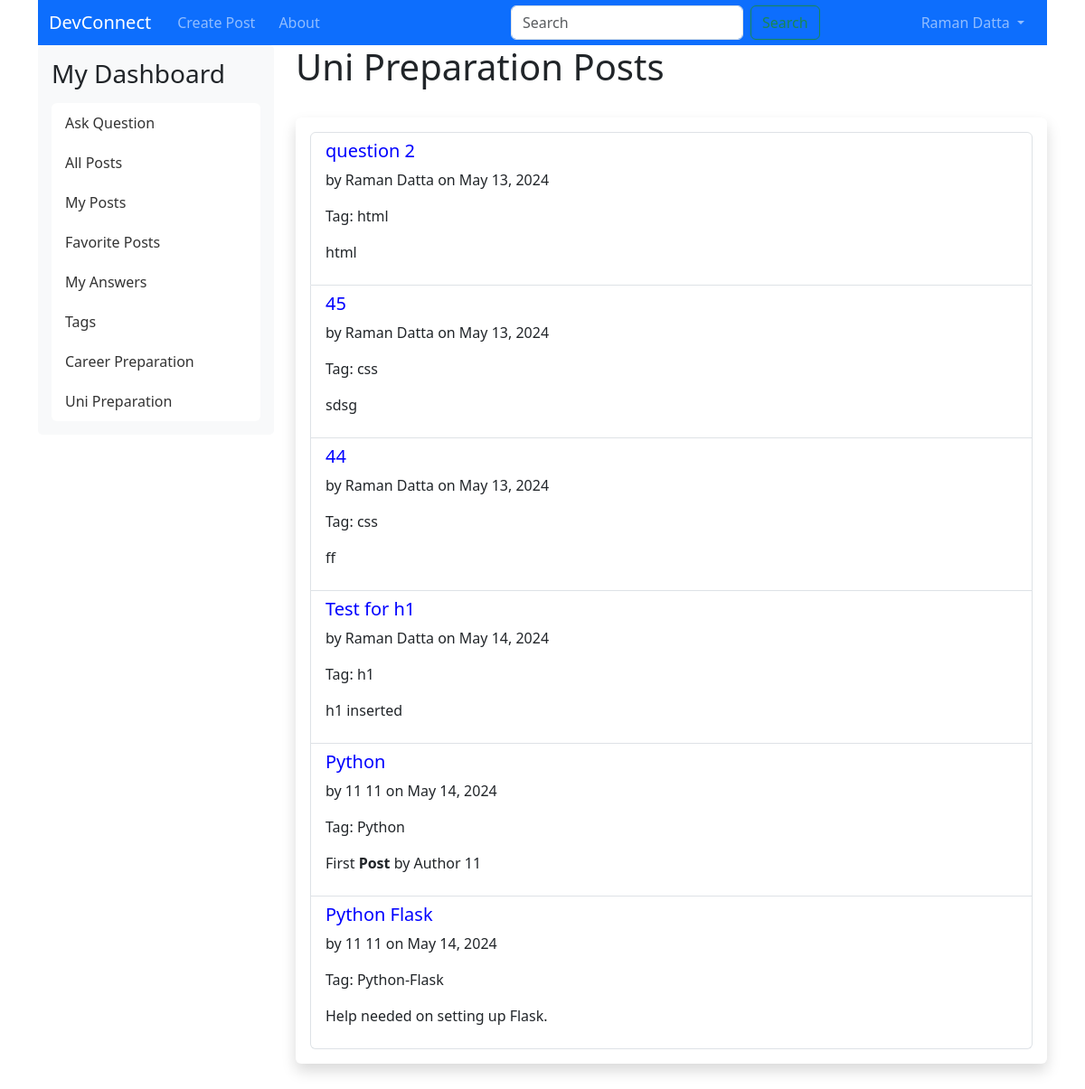
Before: /uni_preparation (signed in) with the older database file.
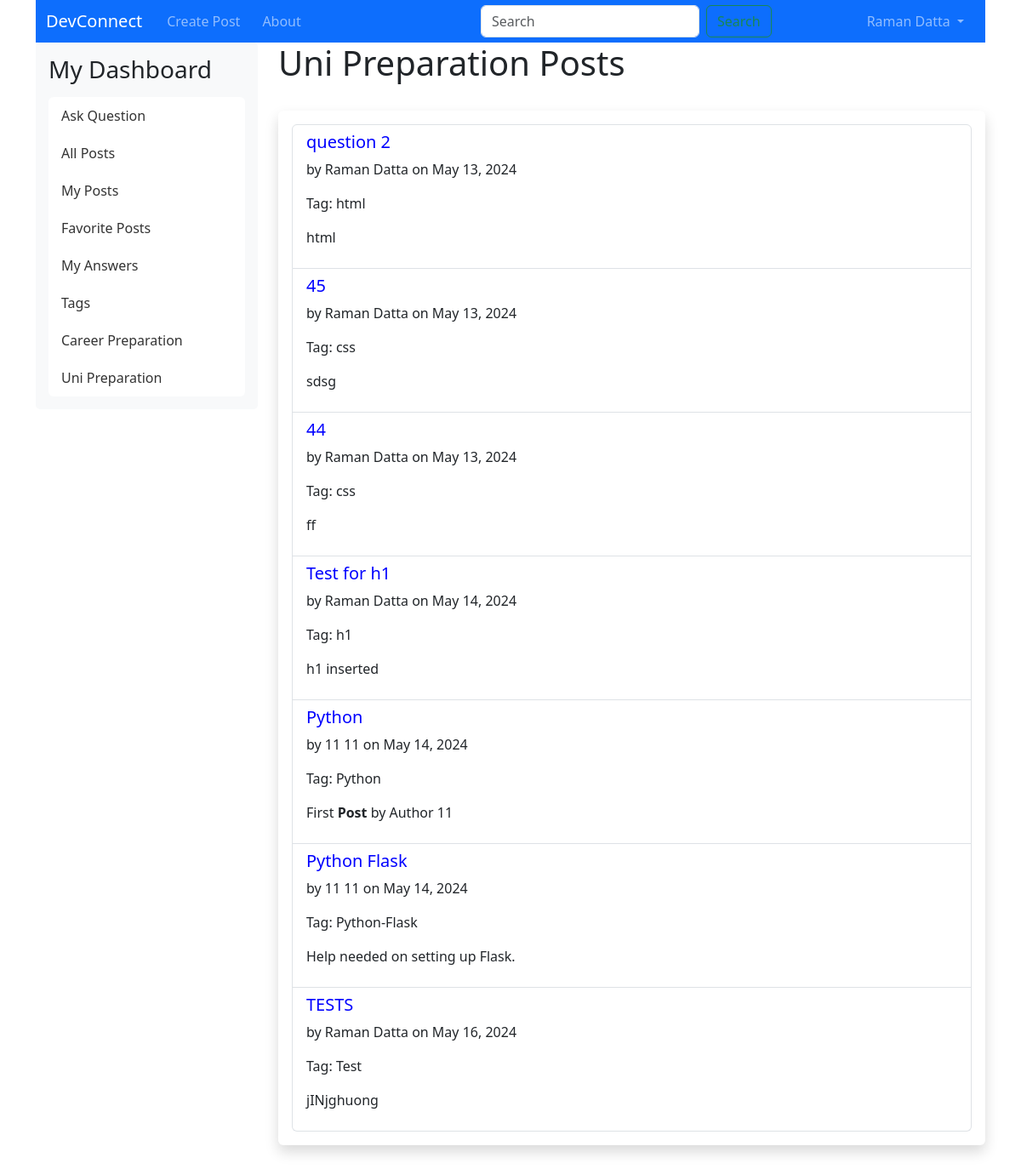
After: the same page with the newer database file.
### app/models/model.py (models this page shows, shortened)
class Posts(db.Model):
    __tablename__ = "posts"
    id = db.Column(db.Integer, primary_key=True)
    title = db.Column(db.String(255), nullable=False)
    content = db.Column(db.Text, nullable=False)
    author_id = db.Column(db.Integer, db.ForeignKey('users.id'))
    date_posted = db.Column(db.DateTime, default=datetime.utcnow)
    deleted = db.Column(db.Boolean, default=False)
    answered = db.Column(db.Boolean, default=False)
    tag_id = db.Column(db.Integer, db.ForeignKey('tags.id'))
    career_preparation = db.Column(db.Boolean, default=False)
    author = db.relationship('User', backref=db.backref('posts', lazy=True))
    tag = db.relationship('Tag', backref=db.backref('posts', lazy=True))

class User(UserMixin, db.Model):
    __tablename__ = "users"
    id = db.Column(db.Integer, primary_key=True)
    first_name = db.Column(db.String(100), nullable=False)
    last_name = db.Column(db.String(100), nullable=False)
    uwa_id = db.Column(db.String(100), unique=True, nullable=False)
    email = db.Column(db.String(100), unique=True, nullable=False)
    major = db.Column(db.String(100), nullable=False)
    password_hash = db.Column(db.String(200), nullable=False)
    user_image = db.Column(db.String(200))
    is_disabled = db.Column(db.Boolean, default=False)
    timestamp = db.Column(db.DateTime, default=datetime.utcnow)
    role = db.Column(db.String(100))
    def __repr__(self):
        return f'<User {self.email}>'
    @property
    def is_active(self):
        return not self.is_disabled

class Tag(db.Model):
    __tablename__ = "tags"
    id = db.Column(db.Integer, primary_key=True)
    tag = db.Column(db.String(100), nullable=False)

### app/controllers/main_controller.py (the view)
@main.route("/uni_preparation")
@login_required
def uni_preparation():
    uni_preparation_posts = Posts.query.filter_by(career_preparation=False).all()
    return render_template("main/uni_preparation.html", posts=uni_preparation_posts)

### app/controllers/main_controller.py (called while the page is built)
@main.before_app_request
def add_tags_to_sidebar():
    if current_user.is_authenticated:
        tags_with_counts = db.session.query(
            Tag.id,
            Tag.tag,
            func.count(Posts.id).label('post_count')
        ).join(Posts, Posts.tag_id == Tag.id).group_by(Tag.id).all()
        g.tags = tags_with_counts
    else:
        g.tags = []

### app/templates/main/uni_preparation.html (shortened to what this page needs)
{% extends "includes/layout.html" %}
{% block content %}
<h1>Uni Preparation Posts</h1>
<br/>
<div class="shadow p-3 mb-5 bg-body rounded">
    <ul class="list-group" id="posts-list">
        {% for post in posts %}
        <li class="list-group-item">
            <h5><a href="{{ url_for('main.view_post', post_id=post.id) }}">{{ post.title }}</a></h5>
            <p>by {{ post.author.first_name }} {{ post.author.last_name }} on {{ post.date_posted.strftime('%B %d, %Y') }}</p>
            <p>Tag: {{ post.tag.tag if post.tag else 'N/A' }}</p>
            <p>{{ post.content|safe }}</p>
        </li>
        {% endfor %}
    </ul>
</div>
{% endblock %}

Changed rows visible on the page:
added Posts: title "TESTS", author.first_name "Raman", author.last_name "Datta", date_posted "May 16, 2024", tag "Test", content "jINjghuong"
